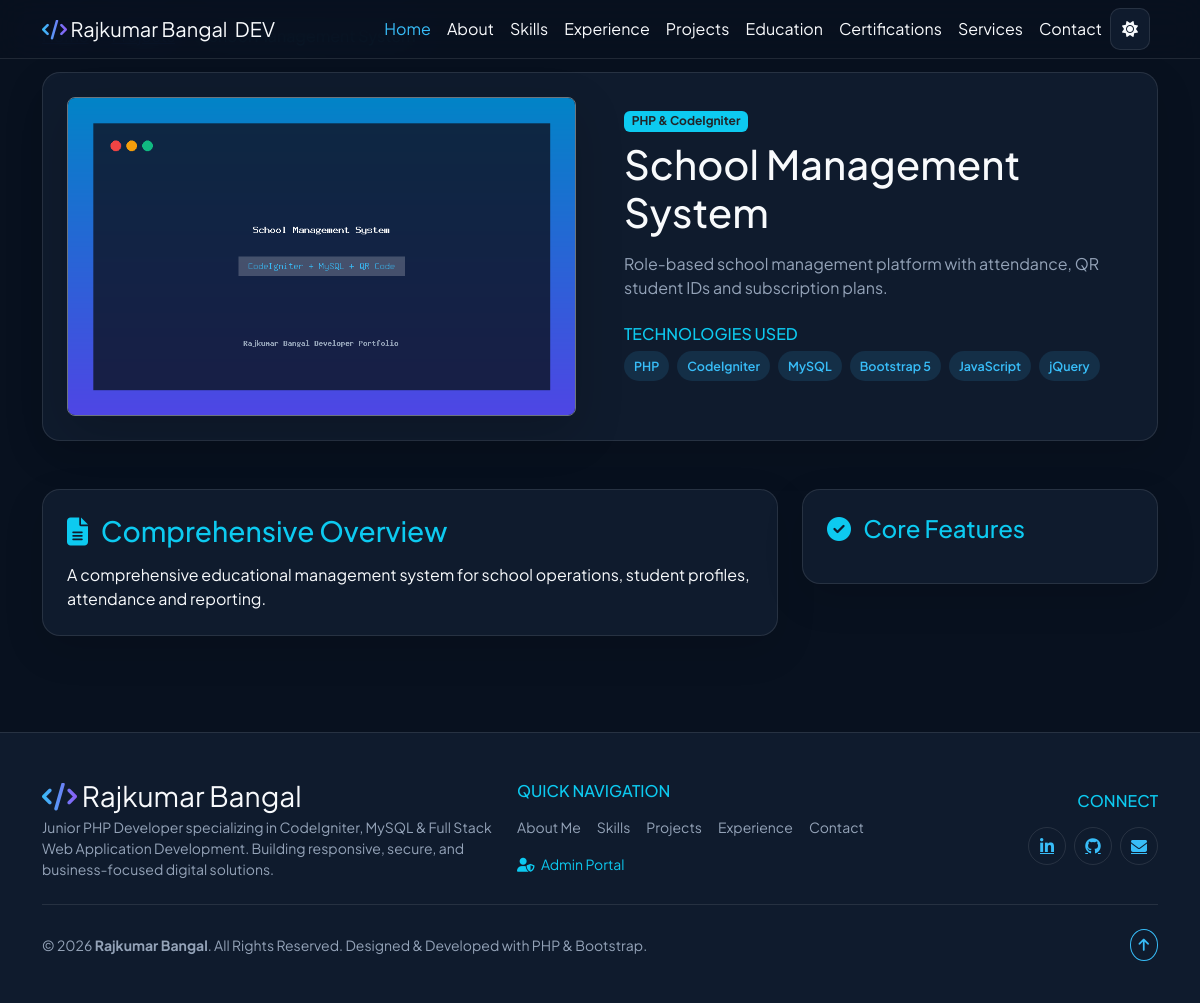
/project-detail.php?id=1, run on the app's committed database.
### tables this page shows
CREATE TABLE IF NOT EXISTS projects (
 id INT AUTO_INCREMENT PRIMARY KEY,
 title VARCHAR(180) NOT NULL, slug VARCHAR(180), short_description TEXT, full_description TEXT,
 problem_solved TEXT, challenges_solutions TEXT, my_responsibilities TEXT, features JSON NULL,
 technologies TEXT, thumbnail VARCHAR(255), live_url VARCHAR(255), github_url VARCHAR(255), category VARCHAR(100),
 sort_order INT DEFAULT 0, is_featured TINYINT(1) DEFAULT 1, is_active TINYINT(1) DEFAULT 1,
 created_at TIMESTAMP DEFAULT CURRENT_TIMESTAMP
);

### config/database.php (called while the page is built, shortened)
<?php
require_once __DIR__ . '/config.php';
function get_db_connection() {
    static $pdo = null;
    static $tried = false;
    if ($tried) return $pdo;
    try {
        $pdo = new PDO('mysql:host='.DB_HOST.';dbname='.DB_NAME.';charset=utf8mb4', DB_USER, DB_PASS, [
            PDO::ATTR_ERRMODE => PDO::ERRMODE_EXCEPTION,
            PDO::ATTR_DEFAULT_FETCH_MODE => PDO::FETCH_ASSOC,
            PDO::ATTR_EMULATE_PREPARES => false
        ]);
    } catch (PDOException $e) {
        $pdo = null;
    }
    return $pdo;
}
function get_portfolio_projects() {
    $db=get_db_connection(); if($db){try{$r=$db->query('SELECT * FROM projects WHERE is_active=1 ORDER BY sort_order')->fetchAll();if($r)return $r;}catch(Exception $e){}}
    $out=[]; return $out;
}

### config/config.php (called while the page is built, shortened)
<?php
function get_project_image_url($thumbnail = '') {
    $thumbnail = trim($thumbnail ?? '');
    if (!empty($thumbnail)) {
        $cleanPath = ltrim($thumbnail, '/');
        $basename = basename($thumbnail);
        $candidates = [
            ['file' => __DIR__ . '/../' . $cleanPath, 'url' => BASE_URL . $cleanPath],
            ['file' => __DIR__ . '/../uploads/projects/' . $basename, 'url' => BASE_URL . 'uploads/projects/' . $basename],
            ['file' => __DIR__ . '/../assets/projects/' . $basename, 'url' => BASE_URL . 'assets/projects/' . $basename]
        ];
        foreach ($candidates as $cand) {
            if (file_exists($cand['file']) && is_file($cand['file']) && filesize($cand['file']) > 0) {
                return $cand['url'];
            }
        }
    }
    return BASE_URL . 'assets/images/developer_hero.svg';
}

### project-detail.php (the view, shortened to what this page needs)
<?php
require_once __DIR__ . '/config/config.php';
require_once __DIR__ . '/config/database.php';
$project_id = isset($_GET['id']) ? intval($_GET['id']) : 0;
$projects = get_portfolio_projects();
$project = null;
foreach ($projects as $p) {
    if (intval($p['id']) === $project_id) {
        $project = $p;
        break;
    }
}
require_once __DIR__ . '/includes/header.php';
require_once __DIR__ . '/includes/navbar.php';
?>
<div class="py-5" style="padding-top: calc(var(--nav-height) + 40px) !important;">
    <div class="container py-4">
        <nav aria-label="breadcrumb" class="mb-4">
            <ol class="breadcrumb">
                <li class="breadcrumb-item"><a href="index.php">Home</a></li>
                <li class="breadcrumb-item"><a href="index.php#projects">Projects</a></li>
                <li class="breadcrumb-item active text-info" aria-current="page"><?php echo htmlspecialchars($project['title']); ?></li>
            </ol>
        </nav>
        <div class="glass-card mb-5">
            <div class="row g-5 align-items-center">
                <div class="col-lg-6">
                    <img src="<?php echo get_project_image_url($project['thumbnail']); ?>" class="img-fluid rounded-3 border border-secondary shadow-lg w-100" alt="<?php echo htmlspecialchars($project['title']); ?>" onerror="this.onerror=null; this.src='<?php echo BASE_URL; ?>uploads/projects/placeholder.png';">
                </div>
                <div class="col-lg-6">
                    <span class="badge bg-info text-dark font-weight-bold mb-2"><?php echo htmlspecialchars($project['category']); ?></span>
                    <h1 class="font-weight-bold text-main mb-3"><?php echo htmlspecialchars($project['title']); ?></h1>
                    <p class="text-muted leading-relaxed mb-4"><?php echo htmlspecialchars($project['short_description']); ?></p>
                    <div class="mb-4">
                        <h6 class="text-uppercase text-info font-weight-bold mb-2">Technologies Used</h6>
                        <div class="d-flex flex-wrap gap-2">
                            <?php
                            $techs = explode(',', $project['technologies']);
                            foreach ($techs as $t):
                            ?>
                                <span class="tech-tag"><?php echo htmlspecialchars(trim($t)); ?></span>
                            <?php endforeach; ?>
                        </div>
                    </div>
                </div>
            </div>
        </div>
        <div class="row g-4">
            <div class="col-lg-8">
                <div class="glass-card mb-4">
                    <h3 class="text-info font-weight-bold mb-3"><i class="fas fa-file-alt me-2"></i> Comprehensive Overview</h3>
                    <div class="richtext-light leading-relaxed">
                        <?php echo nl2br(htmlspecialchars($project['full_description'])); ?>
                    </div>
                </div>
            </div>
            <div class="col-lg-4">
                <div class="glass-card">
                    <h4 class="text-info font-weight-bold mb-3"><i class="fas fa-check-circle me-2"></i> Core Features</h4>
                </div>
            </div>
        </div>
    </div>
</div>
<?php require_once __DIR__ . '/includes/footer.php'; ?>

### assets/css/style.css (style rules this page uses)
:root { --bg:#08111f;--card:#0f1b2d;--text:#f8fafc;--muted:#94a3b8;--accent:#38bdf8;--border:rgba(255,255,255,.1) }
* { box-sizing:border-box }
html { scroll-behavior:smooth }
body { margin:0;font-family:'Plus Jakarta Sans',sans-serif;background:var(--bg);color:var(--text);transition:.3s }
.text-main { color:var(--text)!important }
.text-muted { color:var(--muted)!important }
.hero-card,.glass-card,.service-card,.contact-form-card,.info-mini-card,.project-card { background:var(--card);border:1px solid var(--border);border-radius:18px;box-shadow:0 14px 40px rgba(0,0,0,.12) }
.glass-card,.service-card,.contact-form-card,.project-card { padding:24px }
.tech-tag { display:inline-block;padding:6px 10px;border-radius:999px;background:rgba(56,189,248,.12);color:var(--accent);font-size:.78rem;font-weight:600 }

### data on the page
projects: thumbnail (picture), category "PHP & CodeIgniter", title "School Management System", short_description "Role-based school management platform with attendance, QR student IDs and subscription plans.", technologies "PHP", technologies "CodeIgniter", technologies "MySQL", technologies "Bootstrap 5", technologies "JavaScript", technologies "jQuery", full_description "A comprehensive educational management system for school operations, student profiles, attendance and reporting."
